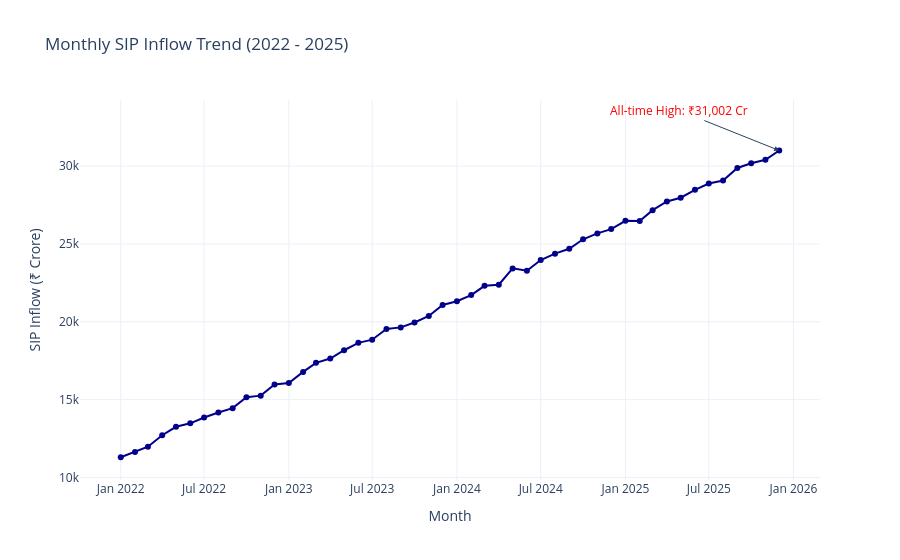

Notebook cell for this chart:
### Markdown cell above
### 3. SIP Inflow Time-Series
We display the monthly SIP inflow trend showing growth and annotate the peak in Dec 2025.

### Code cell
fig3 = px.line(df_sip, x="month", y="total_sip_inflow", 
              title="Monthly SIP Inflow Trend (2022 - 2025)",
              labels={"total_sip_inflow": "SIP Inflow (₹ Crore)", "month": "Month"})

# Annotate all-time high in Dec 2025 at 31,002 Cr
fig3.add_annotation(x="2025-12", y=31002,
            text="All-time High: ₹31,002 Cr",
            showarrow=True,
            arrowhead=2,
            ax=-100, ay=-40,
            font=dict(color="red", size=12))

fig3.update_traces(mode="lines+markers", line_color="darkblue")
fig3.update_layout(template="plotly_white")
fig3.show()

### Figure 1 — Plotly figure (JSON) as saved in the notebook; plotly's stock layout.template omitted (floating-point values rounded to 4 significant figures)
{"data": [{"hovertemplate": "Month=%{x}<br>SIP Inflow (₹ Crore)=%{y}<extra></extra>", "legendgroup": "", "line": {"color": "darkblue", "dash": "solid"}, "marker": {"symbol": "circle"}, "mode": "lines+markers", "name": "", "orientation": "v", "showlegend": false, "type": "scatter", "x": ["2022-01", "2022-02", "2022-03", "2022-04", "2022-05", "2022-06", "2022-07", "2022-08", "2022-09", "2022-10", "2022-11", "2022-12", "2023-01", "2023-02", "2023-03", "2023-04", "2023-05", "2023-06", "2023-07", "2023-08", "2023-09", "2023-10", "2023-11", "2023-12", "2024-01", "2024-02", "2024-03", "2024-04", "2024-05", "2024-06", "2024-07", "2024-08", "2024-09", "2024-10", "2024-11", "2024-12", "2025-01", "2025-02", "2025-03", "2025-04", "2025-05", "2025-06", "2025-07", "2025-08", "2025-09", "2025-10", "2025-11", "2025-12"], "xaxis": "x", "y": [11300.0, 11640.0, 11980.0, 12710.0, 13260.0, 13480.0, 13850.0, 14180.0, 14450.0, 15160.0, 15260.0, 15980.0, 16070.0, 16780.0, 17360.0, 17640.0, 18170.0, 18650.0, 18850.0, 19540.0, 19640.0, 19960.0, 20370.0, 21080.0, 21320.0, 21710.0, 22310.0, 22380.0, 23430.0, 23280.0, 23970.0, 24380.0, 24690.0, 25300.0, 25680.0, 25960.0, 26480.0, 26480.0, 27170.0, 27730.0, 27970.0, 28470.0, 28880.0, 29070.0, 29880.0, 30180.0, 30410.0, 31000.0], "yaxis": "y"}], "layout": {"annotations": [{"arrowhead": 2, "ax": -100, "ay": -40, "font": {"color": "red", "size": 12}, "showarrow": true, "text": "All-time High: ₹31,002 Cr", "x": "2025-12", "y": 31002}], "legend": {"tracegroupgap": 0}, "title": {"text": "Monthly SIP Inflow Trend (2022 - 2025)"}, "xaxis": {"anchor": "y", "domain": [0.0, 1.0], "title": {"text": "Month"}}, "yaxis": {"anchor": "x", "domain": [0.0, 1.0], "title": {"text": "SIP Inflow (₹ Crore)"}}}}
